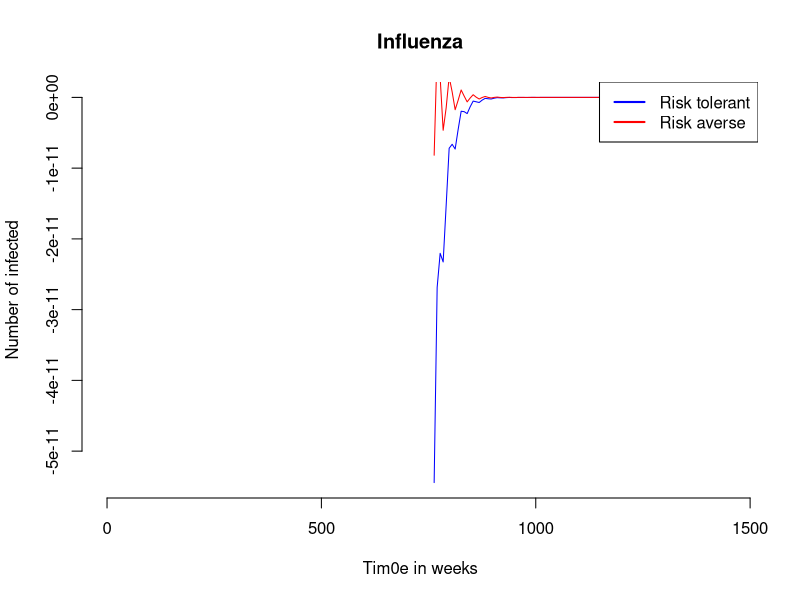

This chart was generated by the following R code:
library(deSolve)# Load libary to be used for numerical integration

#Initialization of parameters
seirv_params <- list(
  beta.AA = 0.1,
  beta.AT = 0.01,
  beta.TA = 0.001,
  beta.TT = 0.1,
  N.A = 100000,
  N.T = 100000,
  ave_lifespan = 70*365,#years
  ave_influenza_duration = 4,#days, from 3 to 7
  ave_incubation_period = 4,#days, from 1 to 4 
  ave_recovery_rate = 10,#days
  ave_vaccination_period = 365*0.8,#????September to April
  ave_vaccination_duration = 365#months
)

seirv_pre_vax <- within(seirv_params, {
  ave_vaccination_period <- Inf
})

#Initial state
flu_zero <- c(S.A = seirv_params$N.A - 14, E.A = 5, I.A = 8, R.A = 0, V.A = 1,
              S.T = seirv_params$N.T - 2, E.T = 0, I.T = 1, R.T = 0, V.T = 1)



seirv <- function(t, y, params){
    with(c(as.list(y), params),{
        death <- y * (1/ave_lifespan)
        disease_death <- I.A * (1/ave_influenza_duration)
        birth <- sum(death) + disease_death
        
        ##risk averse
        ##processes relative to the group
        infection.A <- beta.AA*I.A*S.A/N.A
        contact_suscT_to_suscA <- beta.TA*I.T*S.A/N.T
        incubation.A <- 1 / (ave_incubation_period) * E.A
        recovery.A <- 1 / (ave_recovery_rate) * I.A
        vaccination.A <- 1 / (ave_vaccination_period) * S.A
        immunity_loss.A <- 1 / (ave_vaccination_duration) * V.A
        #change in time
        dS.Adt <- (birth + immunity_loss.A) - (infection.A + contact_suscT_to_suscA + vaccination.A)
        dE.Adt <- infection.A - incubation.A
        dI.Adt <- incubation.A - (recovery.A + disease_death)
        dR.Adt <- - (recovery.A + disease_death)
        dV.Adt <- vaccination.A - immunity_loss.A

        #Risk tolerant
        ##processes relative to the group
        infection.T <- beta.TT*I.T*S.T/N.T
        contact_suscA_to_suscT <- beta.AT*I.A*S.T/N.A
        incubation.T <- 1 / (ave_incubation_period) * E.T
        recovery.T <- 1 / (ave_recovery_rate) * I.T
        vaccination.T <- 1 / (ave_vaccination_period) * S.T
        immunity_loss.T <- 1 / (ave_vaccination_duration) * V.T
        #change in time
        dS.Tdt <- (birth + immunity_loss.T) - (infection.T + contact_suscA_to_suscT + vaccination.T)
        dE.Tdt <- infection.T - incubation.T
        dI.Tdt <- incubation.T - (recovery.T + disease_death)
        dR.Tdt <- - (recovery.T + disease_death)
        dV.Tdt <- vaccination.T - immunity_loss.T

        # Return the rate of change for each compartment adjusted for natural deaths
        return(list(c(dS.Adt,dE.Adt,dI.Adt,dR.Adt,dV.Adt,dS.Tdt,dE.Tdt,dI.Tdt,dR.Tdt,dV.Tdt)-death))
    })
}

#Set the time
num_years <- 4
time.out <- seq(0, num_years*365, 7)

ts_seirv <- tail(data.frame(lsoda(
  y = flu_zero,               # Initial conditions for population
  times = time.out,             # Timepoints for evaluation
  func = seirv,                   # Function to evaluate
  parms = seirv_params              # Vector of parameters
)), 100)

head(ts_seirv,20)


plot(ts_seirv$time,               # Time on the x axis
     ts_seirv$I.T,                  # Number infected (I) on the y axis
     xlab = "Tim0e in weeks",     # Label the x axis
     ylab = "Number of infected",  # Label the y axis
     main = "Influenza",    # Plot title
     xlim = c(0, num_years*365),           #
     col="blue",
     type = "l",                # Use a line plot
     bty = "n")                 # Remove the box around the plot


lines(ts_seirv$time, ts_seirv$I.A, col="red")

legend("topright", legend = c("Risk tolerant", "Risk averse"), col = c("blue", "red"), lwd = 2)
